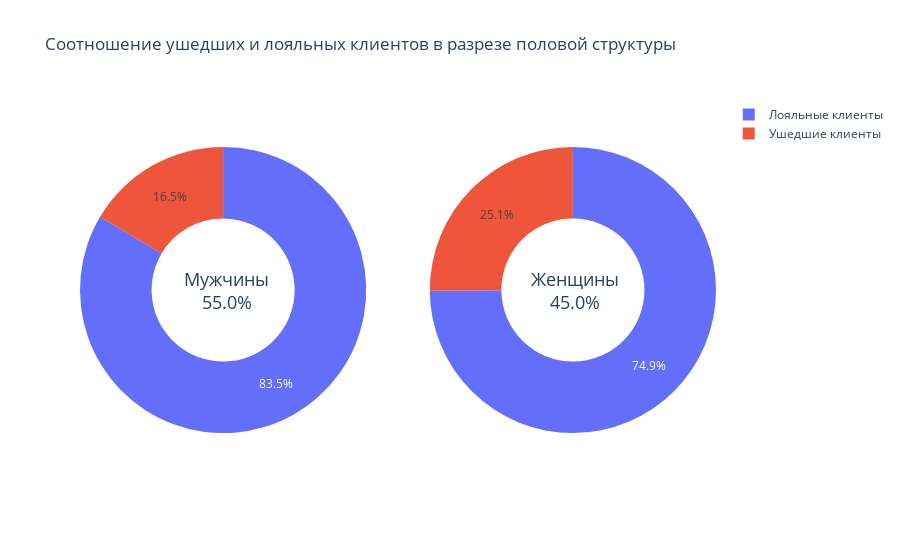

Notebook source saved alongside this figure:
### Markdown cell above
#### 9.6. Кто чаще уходит, мужчины или женщины? Постройте график, который иллюстрирует это.

### Code cell
# Высчитываем число клиентов по необходимым категориям
male_exited = churn_data[(churn_data['Exited'] == 1) & (churn_data['Gender'] == 'Male')].count()[0]
male_loyal = churn_data[churn_data['Gender'] == 'Male'].count()[0] - male_exited
female_exited = churn_data[(churn_data['Exited'] == 1) & (churn_data['Gender'] == 'Female')].count()[0]
female_loyal = churn_data[churn_data['Gender'] == 'Female'].count()[0] - female_exited
total = churn_data.count()[0]

# Переходим к диаграммам
import plotly.graph_objects as go
from plotly.subplots import make_subplots
# Категории клиентов
labels = ["Ушедшие клиенты","Лояльные клиенты"]

# Создаем две круговых диаграммы
fig = make_subplots(rows=1, cols=2, specs=[[{'type':'domain'}, {'type':'domain'}]])
fig.add_trace(go.Pie(labels=labels, values=[male_exited, male_loyal], name="Мужчины"), 1, 1)
fig.add_trace(go.Pie(labels=labels, values=[female_exited, female_loyal], name="Женщины"), 1, 2)

# Вырезаем круг в центре
fig.update_traces(hole=.5)

fig.update_layout(
    title_text="Соотношение ушедших и лояльных клиентов в разрезе половой структуры",
    # Подписи в центре
    annotations=[dict(text='Мужчины<br>' + str(round((male_exited+male_loyal)/total*100, 0))+'%', 
                      x=0.16, y=0.5, font_size=18, showarrow=False),
                 dict(text='Женщины<br>' + str(round((female_exited+female_loyal)/total*100, 0))+'%', 
                      x=0.85, y=0.5, font_size=18, showarrow=False)])
fig.show()

### Figure 1 — Plotly figure (JSON) as saved in the notebook; plotly's stock layout.template omitted (floating-point values rounded to 4 significant figures)
{"data": [{"domain": {"x": [0, 0.45], "y": [0, 1]}, "hole": 0.5, "labels": ["Ушедшие клиенты", "Лояльные клиенты"], "name": "Мужчины", "type": "pie", "values": [898, 4559]}, {"domain": {"x": [0.55, 1], "y": [0, 1]}, "hole": 0.5, "labels": ["Ушедшие клиенты", "Лояльные клиенты"], "name": "Женщины", "type": "pie", "values": [1139, 3404]}], "layout": {"annotations": [{"font": {"size": 18}, "showarrow": false, "text": "Мужчины<br>55.0%", "x": 0.16, "y": 0.5}, {"font": {"size": 18}, "showarrow": false, "text": "Женщины<br>45.0%", "x": 0.85, "y": 0.5}], "title": {"text": "Соотношение ушедших и лояльных клиентов в разрезе половой структуры"}}}
